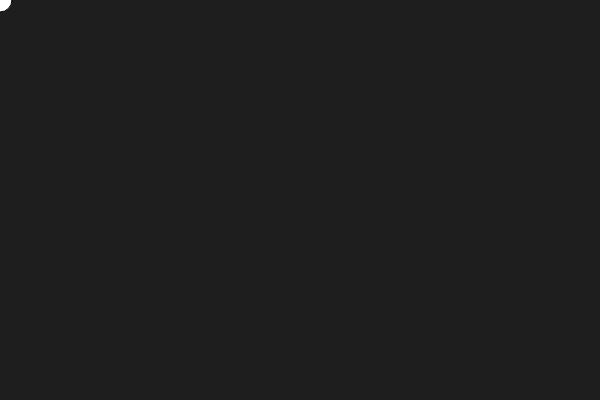
Frame 1 (no input)
Frame 60 (no input): identical to frame 1, image omitted
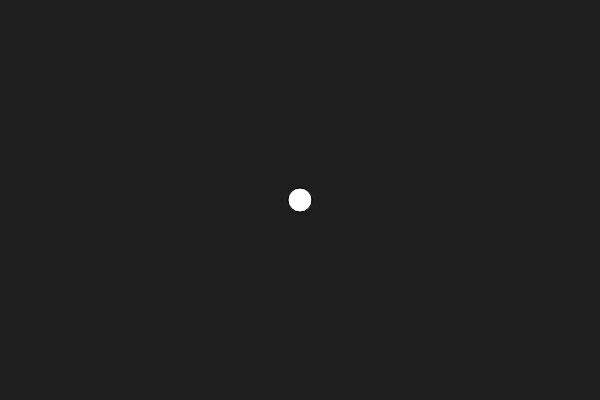
Frame 120 (the mouse pressed at the canvas centre since frame 60)

The p5.js sketch that drew these frames (run headless with seeded random() and noise() and a simulated clock; from frame 60 on, the mouse is pressed at the canvas centre):

// p5.js sketch
// ── sketch.js
function setup() {
	createCanvas(600, 400);
}

function draw() {
	background(30);
	circle(mouseX, mouseY, 24);
}
